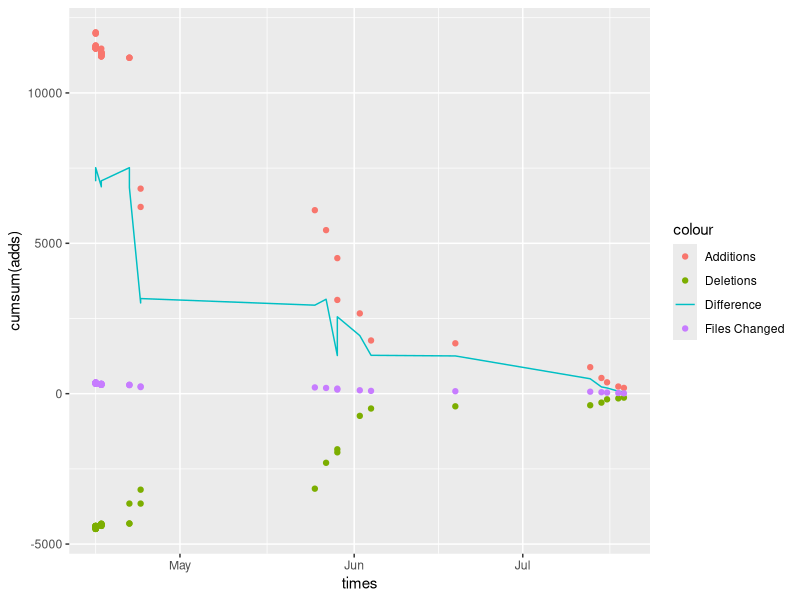

Reproduce this figure in R.
## ---- chunk 1

library(ggplot2)
library(knitr)

options(kableExtra.latex.load_packages = FALSE)
library(kableExtra)



dat <- read.csv("gitstats.csv", header=FALSE)
dat[is.na(dat)] <- 0
mat <- as.matrix(dat)

times <- mat[,3]
fileChanged <- mat[,5]
adds <- mat[,6]
dels <- mat[,7]

times <- as.Date(times)

prova <- ggplot(dat, aes(x=times, y=cumsum(adds))) + geom_line()


dels <- as.integer(dels) * -1
diffs <- as.integer(adds) + as.integer(dels)
prova2 <- ggplot(dat, aes(x=times, y=diffs)) + geom_line()




out <- ggplot() + geom_point(data=dat, aes(x=times, y=cumsum(adds), color = "Additions")) + geom_point(data=dat, aes(x=times, y=cumsum(dels), color = "Deletions"))  + geom_line(data=dat, aes(x=times, y=cumsum(diffs), color = "Difference")) + geom_point(data=dat, aes(x=times, y=cumsum(fileChanged), color = "Files Changed")) 

#+ xlab('Dates') + ylab('Edits')

print(out)

#kable(dat[,3:7])
